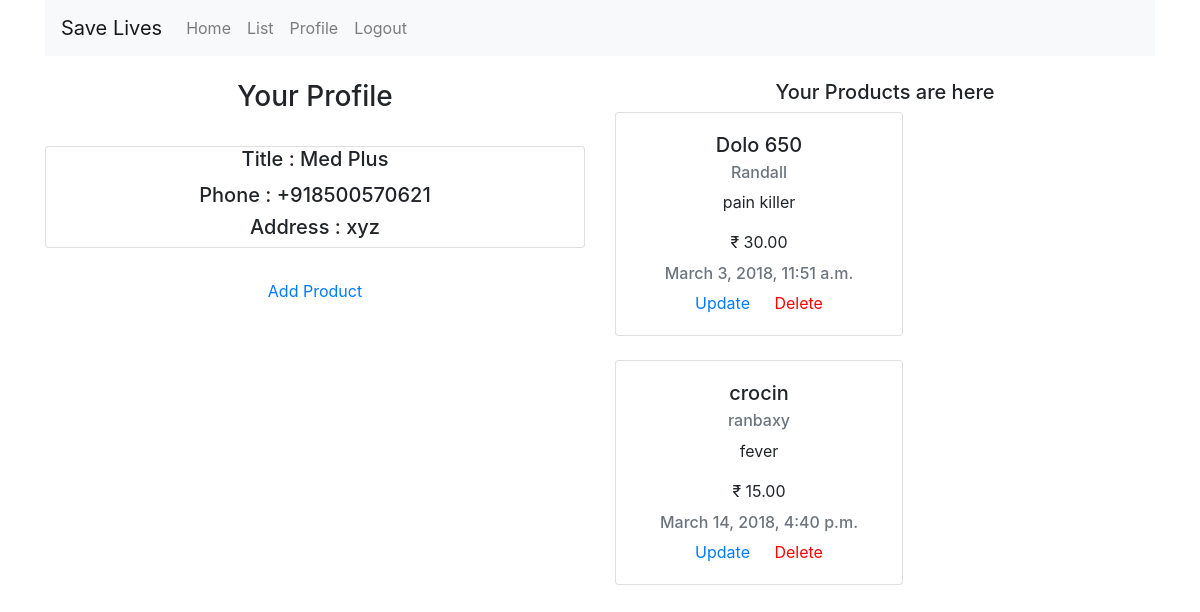
/profile/ (signed in), run on the app's committed database.
### accounts/models.py (models this page shows, shortened)
class UserProfile(models.Model):
    user = models.OneToOneField(User,on_delete=models.CASCADE)
    title = models.CharField(max_length=200)
    address = models.TextField(max_length=200)
    phone = PhoneNumberField()

class Medicine(models.Model):
    user = models.ForeignKey(User,on_delete = models.CASCADE)
    name = models.CharField(max_length=100)
    company = models.CharField(max_length=100,default='')
    price = models.DecimalField(max_digits=10,decimal_places=2)
    des = models.TextField(max_length=400)
    created_date = models.DateTimeField(default=timezone.now)
    updated_date = models.DateTimeField(default=timezone.now)

### accounts/views.py (the view)
# urls.py: url(r'profile/$',profile,name='profile'),
@login_required
def profile(request):
    meds = Medicine.objects.filter(user=request.user)
    return render(request,'accounts/profile.html',{'meds':meds})

### accounts/templates/accounts/profile.html (shortened to what this page needs)
{% extends 'base.html' %}
{% block content %}
<div class="container text-center">
    <br>
  <div class="row">
    <div class="col">
      <h3>Your Profile</h3>
      <br>
      <div class="card">
          <h5 class="card-title">Title : {{user.userprofile.title}}</h5>
          <h5>Phone : {{user.userprofile.phone}}</h5>
          <h5>Address : {{user.userprofile.address}}</h5>
      </div>
      <br>
      <a href="{% url 'add' %}" class="btn">Add Product</a>
    </div>
    <div class="col">
        <h5>Your Products are here</h5>
      <div class="hey">
        {% for m in meds %}
        <div class="card" style="width: 18rem;">
  <div class="card-body">
    <h5 class="card-title">{{m.name}}</h5>
    <h6 class="card-subtitle mb-2 text-muted">{{m.company}}</h6>
    <p class="card-text">{{m.des}}</p>
    <p class="card-text">&#x20B9; {{m.price}}</p>
    <h6 class="card-subtitle mb-2 text-muted">{{m.updated_date}}</h6>
    <a href="{% url 'update' pk=m.pk %}" class="card-link">Update</a>
    <a href="{% url 'delete' pk=m.pk %}" class="card-link" style="color:red">Delete</a>
  </div>
</div>
<br>
        {% endfor %}
      </div>
    </div>
  </div>
</div>
{% endblock %}

### accounts/templates/accounts/profile.html (style rules this page uses)
body { background-image:url(http://shabier.com/images/wallpaper-light/wallpaper-light-10.jpg); }
.hey { overflow: auto; height: 30rem; }

### data on the page
Medicine: name "Dolo 650", company "Randall", des "pain killer", price "30.00", updated_date "March 3, 2018, 11:51 a.m."
Medicine: name "crocin", company "ranbaxy", des "fever", price "15.00", updated_date "March 14, 2018, 4:40 p.m."

### other printed values
{{ user.userprofile.title }} "Med Plus"
{{ user.userprofile.phone }} "+918500570621"
{{ user.userprofile.address }} "xyz"
